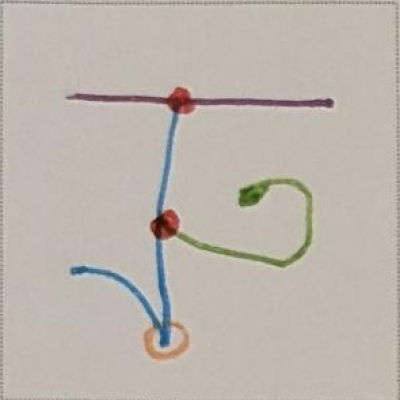
#> input picture scripts/script_analysis/strokegen/trace/patches/m001.png, 400 x 400 px; its folder holds only this picture in this run
$ python batch.py
#> lines starting #> are read from the running program, lines starting #| are printed output that depends on the picture
### scripts/script_analysis/strokegen/trace/ink.py
"""Turn one rectified photo patch (400x400 = the 100x100 frame) of the owner's hand-drawn letter into a stroke graph.
Colours: blue = body stroke, green = second stroke, orange open curve = accent, purple = bar; red blob = 'red' junction; orange ring = 'touch' junction."""
import cv2, numpy as np, math
from skimage.morphology import skeletonize
from scipy import ndimage as ndi
K = 4.0                                                                    # px per frame unit

def masks(P):
    hsv = cv2.cvtColor(cv2.GaussianBlur(P, (5, 5), 0), cv2.COLOR_BGR2HSV); H, S, V = hsv[..., 0], hsv[..., 1], hsv[..., 2]
#> after `hsv = cv2.cvtColor(cv2.GaussianBlur(P, (5, 5), 0), cv2.COLOR_BGR2HSV)`: hsv: shape (400, 400, 3); mean H, S, V 20.5, 26.2, 190.3
#> after `H, S, V = (hsv[..., 0], hsv[..., 1], hsv[..., 2])`:
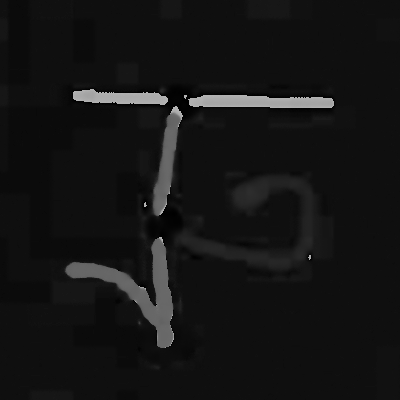
#> H: shape (400, 400); min 0, max 179, mean 20.5
#> after `H, S, V = (hsv[..., 0], hsv[..., 1], hsv[..., 2])`:
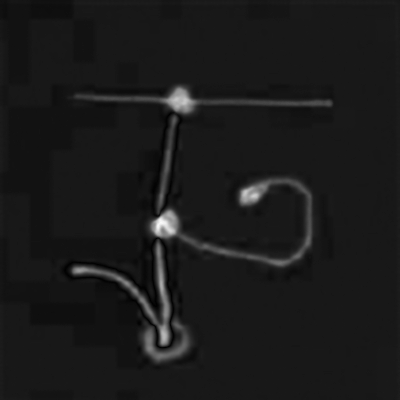
#> S: shape (400, 400); min 0, max 250, mean 26.2
#> after `H, S, V = (hsv[..., 0], hsv[..., 1], hsv[..., 2])`:
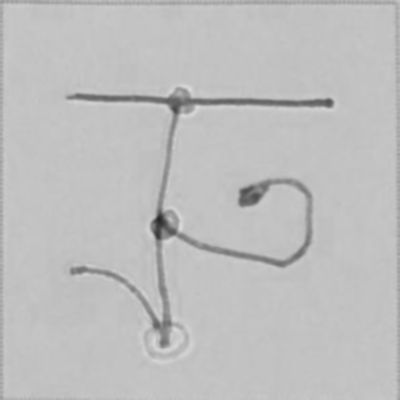
#> V: shape (400, 400); min 38, max 219, mean 190.3
    Sbg = cv2.medianBlur(S, 61); rel = S.astype(np.int16) - Sbg.astype(np.int16)                            # saturation above the local paper level
    ok = (rel > 22) & (V > 55)
    m = {"blue": ok & (H >= 90) & (H <= 120), "green": ok & (H >= 30) & (H <= 70), "orange": (rel > 16) & (V > 110) & (H >= 7) & (H <= 26),
         "purple": ok & (H >= 146) & (H <= 172), "red": ok & ((H <= 6) | (H >= 173)) & (S > 100)}
    k = np.ones((3, 3), np.uint8)
    return {c: cv2.morphologyEx(cv2.morphologyEx(v.astype(np.uint8) * 255, cv2.MORPH_OPEN, k), cv2.MORPH_CLOSE, np.ones((9, 9) if c != "orange" else (5, 5), np.uint8)) for c, v in m.items()}

def blobs(mask, amin):
    n, lab, st, cen = cv2.connectedComponentsWithStats(mask); return [(tuple(cen[i]), st[i, 4], lab == i) for i in range(1, n) if st[i, 4] >= amin]

def _circle3(p, q, r):
    ax, ay = p; bx, by = q; cx, cy = r; d = 2 * (ax * (by - cy) + bx * (cy - ay) + cx * (ay - by))
    if abs(d) < 1e-6: return None
    ux = ((ax * ax + ay * ay) * (by - cy) + (bx * bx + by * by) * (cy - ay) + (cx * cx + cy * cy) * (ay - by)) / d
    uy = ((ax * ax + ay * ay) * (cx - bx) + (bx * bx + by * by) * (ax - cx) + (cx * cx + cy * cy) * (bx - ax)) / d
    return ux, uy, math.hypot(ax - ux, ay - uy)

def rings(orange, rmin=16, rmax=31, tol=3.2, span=250, tries=900, seed=1):
    """orange rings (touch junctions): circles whose circumference is mostly covered by orange skeleton, found by RANSAC (gaps and tails allowed).
    returns [(centre, radius)] and the orange mask with the ring bands erased"""
    rng = np.random.default_rng(seed); out = []; er = orange.copy()
    sk = skeletonize(orange > 0); ys, xs = np.nonzero(sk); P = np.c_[xs, ys].astype(float)
    alive = np.ones(len(P), bool)
    while alive.sum() > 25:
        idx = np.nonzero(alive)[0]; best = None
        for _ in range(tries):
            i = rng.choice(idx); near = idx[np.hypot(*(P[idx] - P[i]).T) < 2 * rmax]
            if len(near) < 3: continue
            j, k = rng.choice(near, 2, replace=False); c = _circle3(P[i], P[j], P[k])
            if c is None or not rmin <= c[2] <= rmax: continue
            d = np.hypot(P[idx, 0] - c[0], P[idx, 1] - c[1]); inl = idx[np.abs(d - c[2]) < tol]
            if len(inl) < 20: continue
            ang = np.arctan2(P[inl, 1] - c[1], P[inl, 0] - c[0]); cover = len(set(((ang + np.pi) / (2 * np.pi) * 36).astype(int) % 36)) * 10
            if cover >= span and (best is None or cover * len(inl) > best[0]): best = (cover * len(inl), c, inl)
        if best is None: break
        _, c, inl = best
        # refine by least squares on the inliers
        A = np.c_[2 * P[inl, 0], 2 * P[inl, 1], np.ones(len(inl))]; sol = np.linalg.lstsq(A, P[inl, 0] ** 2 + P[inl, 1] ** 2, rcond=None)[0]
        cx, cy = sol[0], sol[1]; r = math.sqrt(max(sol[2] + cx * cx + cy * cy, 1)); out.append(((float(cx), float(cy)), float(r)))
        alive[inl] = False
        dd = np.hypot(P[:, 0] - cx, P[:, 1] - cy); alive &= ~(np.abs(dd - r) < tol + 1)
        yy, xx = np.ogrid[:orange.shape[0], :orange.shape[1]]; D = np.hypot(xx - cx, yy - cy); er[np.abs(D - r) < 11] = 0
    return out, er

def skel_graph(mask):
    sk = skeletonize(mask > 0); ys, xs = np.nonzero(sk); S = set(zip(xs, ys))
    nb = lambda p: [(p[0] + dx, p[1] + dy) for dx in (-1, 0, 1) for dy in (-1, 0, 1) if (dx or dy) and (p[0] + dx, p[1] + dy) in S]
    deg = {p: len(nb(p)) for p in S}; nodes = {p for p in S if deg[p] != 2}
    # merge adjacent node pixels into clusters
    lab = {}; cl = []
    for p in nodes:
        if p in lab: continue
        stack = [p]; c = []; lab[p] = len(cl)
        while stack:
            q = stack.pop(); c.append(q)
            for r in nb(q):
                if r in nodes and r not in lab: lab[r] = len(cl); stack.append(r)
        cl.append(c)
    cen = [np.mean(c, axis=0) for c in cl]; seen = set(); edges = []
    for p in nodes:
        for q in nb(p):
            if q in nodes and lab[q] == lab[p]: continue
            if (p, q) in seen: continue
            path = [p, q]; seen.add((p, q)); cur, prev = q, p
            while cur not in nodes:
                nxt = [r for r in nb(cur) if r != prev]
                if not nxt: break
                prev, cur = cur, nxt[0]; path.append(cur)
            seen.add((cur, prev)); a = lab[p]; b = lab.get(cur, None)
            if b is None: b = len(cl); cl.append([cur]); cen.append(np.array(cur, float)); lab[cur] = b
            edges.append((a, b, np.array(path, float)))
    return cen, edges

def tangent(path, end, n=14):
    seg = path[:n] if end == 0 else path[::-1][:n]; v = seg[-1] - seg[0]; l = np.linalg.norm(v); return v / l if l else v

def strokes_from(mask, minlen=20, straight=-0.75):
    cen, edges = skel_graph(mask); edges = [e for e in edges if len(e[2]) >= 3 or e[0] != e[1]]
    # prune short spurs hanging off a junction
    deg = {}
    for a, b, p in edges: deg[a] = deg.get(a, 0) + 1; deg[b] = deg.get(b, 0) + 1
    edges = [e for e in edges if not (len(e[2]) < 11 and (deg[e[0]] == 1) != (deg[e[1]] == 1))]
    inc = {}
    for i, (a, b, p) in enumerate(edges): inc.setdefault(a, []).append((i, 0)); inc.setdefault(b, []).append((i, 1))
    link = {}                                                              # (edge,end) -> (edge,end) joined straight through a node
    for n, L in inc.items():
        if len(L) < 2: continue
        cand = []
        for x in range(len(L)):
            for y in range(x + 1, len(L)):
                d = float(tangent(edges[L[x][0]][2], L[x][1]) @ tangent(edges[L[y][0]][2], L[y][1]))
                if d < straight: cand.append((d, L[x], L[y]))
        used = set()
        for d, u, v in sorted(cand):
            if u in used or v in used: continue
            used |= {u, v}; link[u] = v; link[v] = u
    out = []; done = set()
    for i, (a, b, p) in enumerate(edges):
        if i in done: continue
        # walk to one extremity of the chain
        cur, end = i, 0
        walked = {(cur, end)}
        while (cur, end) in link:
            nxt, ne = link[(cur, end)]; cur, end = nxt, 1 - ne
            if (cur, end) in walked: break                                  # closed cycle: start anywhere
            walked.add((cur, end))
        if cur == i and (cur, 0) in link and (cur, 1) in link: pass
        chain = []; e, s = cur, end                                       # s = end where we start reading
        seen = set()
        while e not in seen:
            seen.add(e); path = edges[e][2]; chain.append(path if s == 0 else path[::-1]); done.add(e)
            nxt = link.get((e, 1 - s))
            if nxt is None: break
            e, s = nxt[0], nxt[1]
        pl = np.vstack(chain)
        if len(pl) >= minlen: out.append(pl)
    return out

def simplify(pl, eps=2.2):
    ap = cv2.approxPolyDP(pl.astype(np.float32).reshape(-1, 1, 2), eps, False).reshape(-1, 2); return ap

def extract(P):
    M = masks(P); red = blobs(M["red"], 60); orr, orange_er = rings(M["orange"])
#> after `M = masks(P)`: M = 5 items
#> in blobs, `n, lab, st, cen = cv2.connectedComponentsWithStats(mask)`: n = 3; st = [[0, 0, 400, 400, 159096], [164, 88, 31, 24, 457], [151, 210, 27, 27, 447]]; cen = [[199.7, 199.7], [180, 100.4], [165, 224]]
#> after `red = blobs(M['red'], 60)`: red = 2 items
#> after `orr, orange_er = rings(M['orange'])`: orr = [((165.5, 336.9), 18.71)]
    strokes = []; width = {}
    # bridge the red dots into every colour so strokes that pass under a dot stay connected there
    redm = M["red"].copy(); redm = cv2.dilate(redm, np.ones((5, 5), np.uint8))
    for col, role in (("blue", "body"), ("green", "second"), ("purple", "struct"), ("orange", "accent")):
        m = M[col] if col != "orange" else orange_er; m = cv2.bitwise_or(m, redm) if col != "orange" else m
        for c, r in orr: cv2.circle(m, (int(c[0]), int(c[1])), int(r + 3), 0, -1) if col != "orange" and False else None
        for pl in strokes_from(m):
            if col == "orange":
                ln = np.linalg.norm(np.diff(pl, axis=0), axis=1).sum()
                near = any(min(math.dist(pl[0], c), math.dist(pl[-1], c)) < r + 18 for c, r in orr)            # an arm that really starts at a ring is kept
                if ln < (46 if near else 40): continue                                                         # stubs left where a ring was erased
            strokes.append((role, pl))
    return M, strokes, [c for c, a, _ in red], [c for c, r in orr]
# [9 lines that do not run on import are left out]

### scripts/script_analysis/strokegen/trace/batch.py
"""trace every rectified patch: python3 batch.py  -> extracted/<id>.json and overlays/<id>.png"""
import os, sys, json, cv2, numpy as np
from multiprocessing import Pool
sys.path.insert(0, os.path.dirname(__file__))
import ink
HERE = os.path.dirname(os.path.abspath(__file__))

def one(name):
    out = os.path.join(HERE, "extracted", name + ".json")
    if os.path.exists(out): return name, "cached"
    P = cv2.imread(os.path.join(HERE, "patches", name + ".png"))
    M, st, red, orr = ink.extract(P)
#> M = 5 items; st = 9 items; red = [(180, 100.4), (165, 224)]; orr = [(165.5, 336.9)]
    json.dump({"strokes": [[r, ink.simplify(pl).round(1).tolist()] for r, pl in st], "red": [list(map(float, c)) for c in red],
               "rings": [list(map(float, c)) for c in orr]}, open(out, "w"))
    vis = P.copy()
    for r, pl in st:
        col = {"body": (255, 0, 0), "second": (0, 160, 0), "accent": (0, 140, 255), "struct": (200, 0, 200)}[r]
        q = ink.simplify(pl).astype(np.int32).reshape(-1, 1, 2); cv2.polylines(vis, [q], False, (0, 0, 0), 5); cv2.polylines(vis, [q], False, col, 2)
    for c in red: cv2.circle(vis, (int(c[0]), int(c[1])), 9, (0, 0, 255), 2)
    for c in orr: cv2.circle(vis, (int(c[0]), int(c[1])), 14, (0, 128, 255), 2)
    cv2.imwrite(os.path.join(HERE, "overlays", name + ".png"), np.hstack([P, vis]))
    return name, "%d strokes %d red %d rings" % (len(st), len(red), len(orr))

if __name__ == "__main__":
    os.makedirs(os.path.join(HERE, "extracted"), exist_ok=True); os.makedirs(os.path.join(HERE, "overlays"), exist_ok=True)
    names = sorted(f[:-4] for f in os.listdir(os.path.join(HERE, "patches")) if f.endswith(".png") and f[0] in "mn")
    with Pool(2) as p:
        for n, r in p.imap_unordered(one, names): print(n, r, flush=True)

$ run again, on scripts/script_analysis/strokegen/trace/patches/m005.png
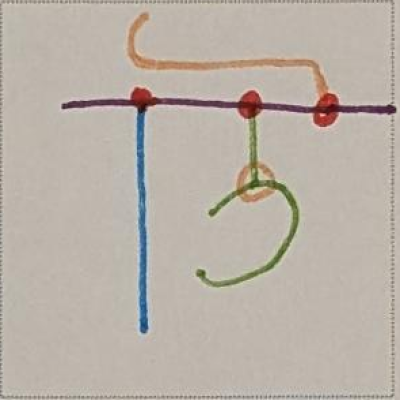
#> input picture scripts/script_analysis/strokegen/trace/patches/m005.png, 400 x 400 px
#> hsv: shape (400, 400, 3); mean H, S, V 20.7, 29.3, 187.2
#> in masks, `H, S, V = (hsv[..., 0], hsv[..., 1], hsv[..., 2])`:
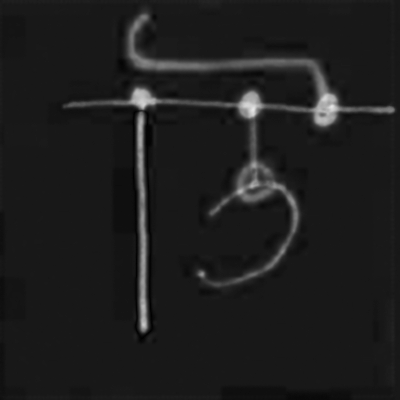
#> S: shape (400, 400); min 0, max 232, mean 29.3
#> in masks, `H, S, V = (hsv[..., 0], hsv[..., 1], hsv[..., 2])`:
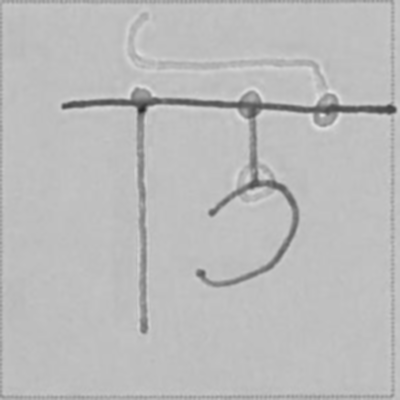
#> V: shape (400, 400); min 37, max 225, mean 187.2
#> in extract, `M = masks(P)`: M = 5 items
#> in blobs, `n, lab, st, cen = cv2.connectedComponentsWithStats(mask)`: n = 4; st = [[0, 0, 400, 400, 158548], [129, 88, 31, 20, 383], [237, 91, 27, 27, 441], [311, 94, 27, 32, 628]]; cen = [[199, 200.4], [142.2, 97.95], [249.5, 103.7], [325.5, 109.9]]
#> in extract, `red = blobs(M['red'], 60)`: red = 3 items
#> in extract, `orr, orange_er = rings(M['orange'])`: orr = [((255, 181.4), 15.7)]
#> in one, `M, st, red, orr = ink.extract(P)`: M = 5 items; st = 11 items; red = [(142.2, 97.95), (249.5, 103.7), (325.5, 109.9)]; orr = [(255, 181.4)]

$ run again, on scripts/script_analysis/strokegen/trace/patches/m007.png
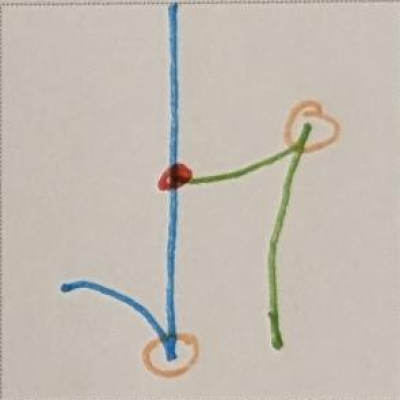
#> input picture scripts/script_analysis/strokegen/trace/patches/m007.png, 400 x 400 px
#> hsv: shape (400, 400, 3); mean H, S, V 19.9, 27.7, 197.3
#> in masks, `H, S, V = (hsv[..., 0], hsv[..., 1], hsv[..., 2])`:
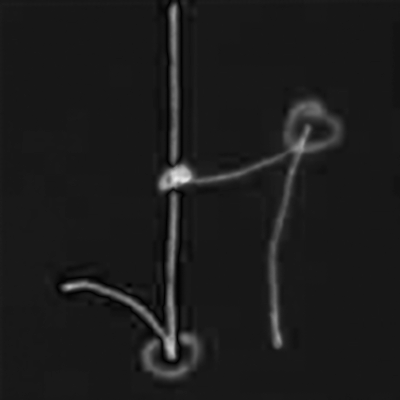
#> S: shape (400, 400); min 0, max 233, mean 27.7
#> in masks, `H, S, V = (hsv[..., 0], hsv[..., 1], hsv[..., 2])`:
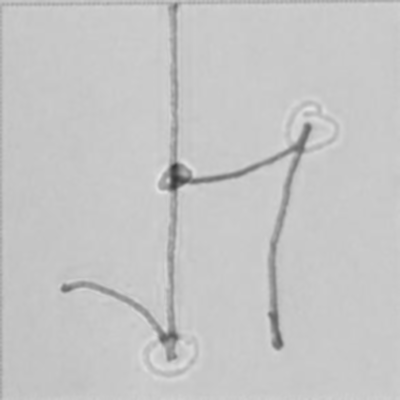
#> V: shape (400, 400); min 53, max 227, mean 197.3
#> in extract, `M = masks(P)`: M = 5 items
#> in blobs, `n, lab, st, cen = cv2.connectedComponentsWithStats(mask)`: n = 2; st = [[0, 0, 400, 400, 159535], [159, 165, 32, 25, 465]]; cen = [[199.6, 199.6], [173.7, 176.8]]
#> in extract, `red = blobs(M['red'], 60)`: red = 1 item
#> in extract, `orr, orange_er = rings(M['orange'])`: orr = [((311.7, 127.9), 22.53), ((171.1, 350.8), 23.73)]
#> in one, `M, st, red, orr = ink.extract(P)`: M = 5 items; st = 7 items; red = [(173.7, 176.8)]; orr = [(311.7, 127.9), (171.1, 350.8)]

$ run again, on scripts/script_analysis/strokegen/trace/patches/m008.png
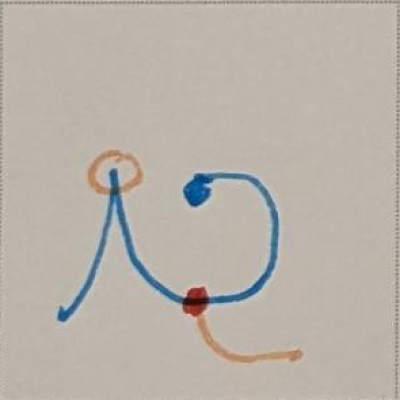
#> input picture scripts/script_analysis/strokegen/trace/patches/m008.png, 400 x 400 px
#> hsv: shape (400, 400, 3); mean H, S, V 19.8, 28.2, 187.7
#> in masks, `H, S, V = (hsv[..., 0], hsv[..., 1], hsv[..., 2])`:
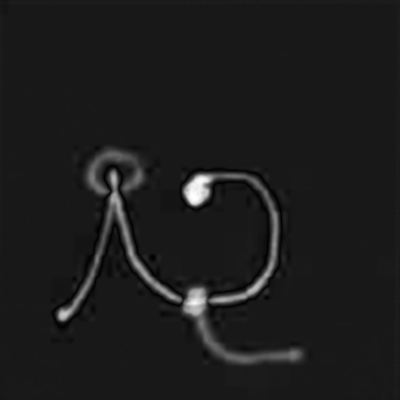
#> S: shape (400, 400); min 0, max 255, mean 28.2
#> in masks, `H, S, V = (hsv[..., 0], hsv[..., 1], hsv[..., 2])`:
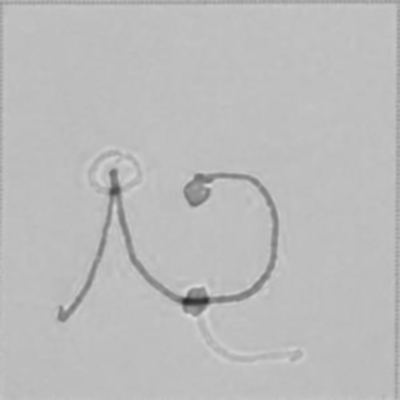
#> V: shape (400, 400); min 41, max 220, mean 187.7
#> in extract, `M = masks(P)`: M = 5 items
#> in blobs, `n, lab, st, cen = cv2.connectedComponentsWithStats(mask)`: n = 2; st = [[0, 0, 400, 400, 159538], [184, 288, 21, 28, 462]]; cen = [[199.5, 199.2], [195, 301.3]]
#> in extract, `red = blobs(M['red'], 60)`: red = 1 item
#> in extract, `orr, orange_er = rings(M['orange'])`: orr = [((114.6, 174.1), 21.49)]
#> in one, `M, st, red, orr = ink.extract(P)`: M = 5 items; st = 6 items; red = [(195, 301.3)]; orr = [(114.6, 174.1)]

$ run again, on scripts/script_analysis/strokegen/trace/patches/m002.png
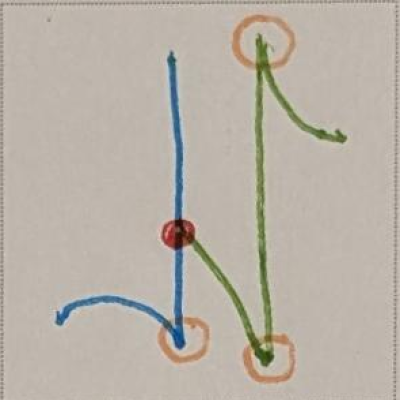
#> input picture scripts/script_analysis/strokegen/trace/patches/m002.png, 400 x 400 px
#> hsv: shape (400, 400, 3); mean H, S, V 19.5, 30.3, 187.2
#> in masks, `H, S, V = (hsv[..., 0], hsv[..., 1], hsv[..., 2])`:
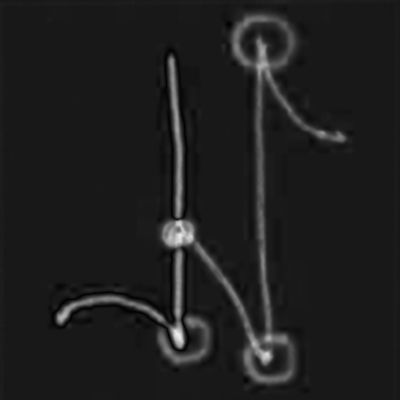
#> S: shape (400, 400); min 0, max 238, mean 30.3
#> in masks, `H, S, V = (hsv[..., 0], hsv[..., 1], hsv[..., 2])`:
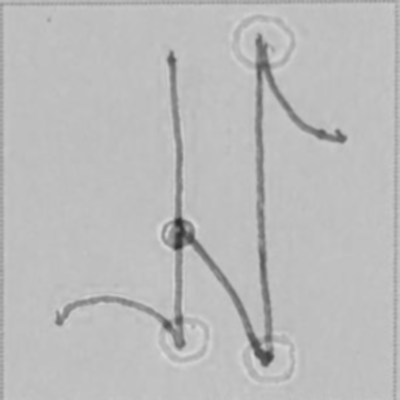
#> V: shape (400, 400); min 43, max 216, mean 187.2
#> in extract, `M = masks(P)`: M = 5 items
#> in blobs, `n, lab, st, cen = cv2.connectedComponentsWithStats(mask)`: n = 2; st = [[0, 0, 400, 400, 159427], [162, 221, 32, 26, 573]]; cen = [[199.6, 199.4], [176, 232.3]]
#> in extract, `red = blobs(M['red'], 60)`: red = 1 item
#> in extract, `orr, orange_er = rings(M['orange'])`: orr = [((262.9, 42.43), 27.04), ((269.7, 358.3), 22.45), ((183.4, 337.4), 21.84)]
#> in one, `M, st, red, orr = ink.extract(P)`: M = 5 items; st = 9 items; red = [(176, 232.3)]; orr = [(262.9, 42.43), (269.7, 358.3), (183.4, 337.4)]
